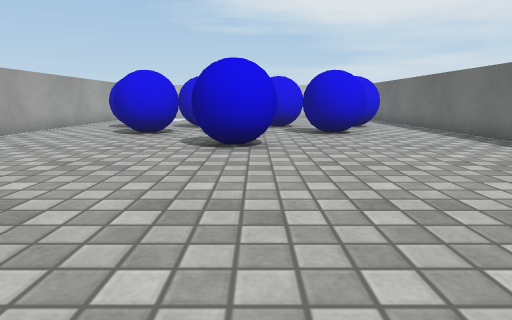
View 1 (above)

16 first-person views from a walk through a 3-D level made in the Unity game engine. The camera is 0.51 m above the floor, tilts 10° down and sees 75° across. The floor is counted in squares, 0.5 m on a side. Each view is taken from the middle of a square. On the plan, view 1 faces up. The plan holds only what a view shows up to about 13 squares ahead; the rest is blank. Surface patterns are stand-ins for the level's own textures.

View 2
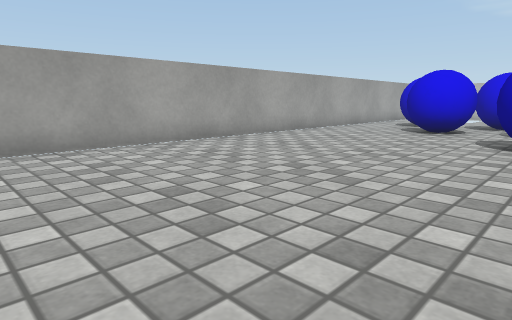

View 3
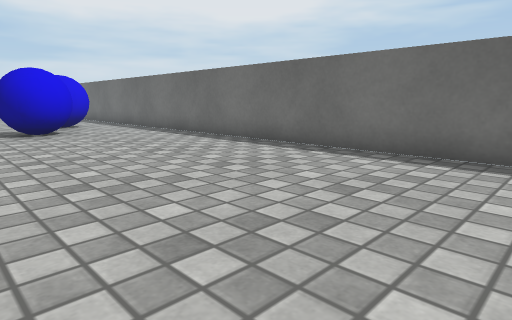

View 4
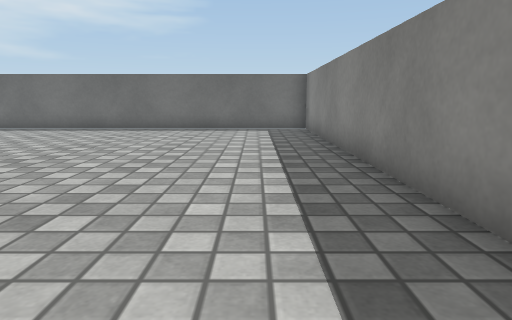

View 5
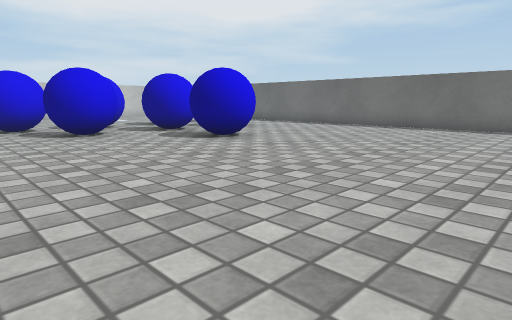

View 6
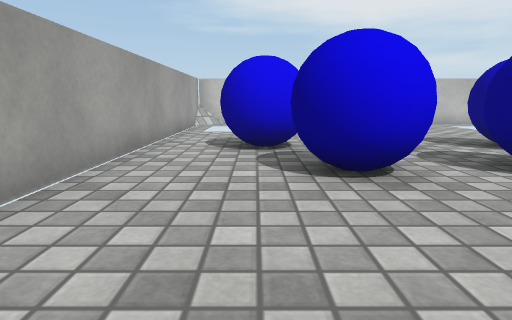

View 7
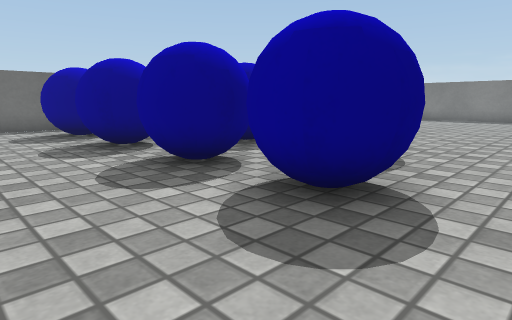

View 8
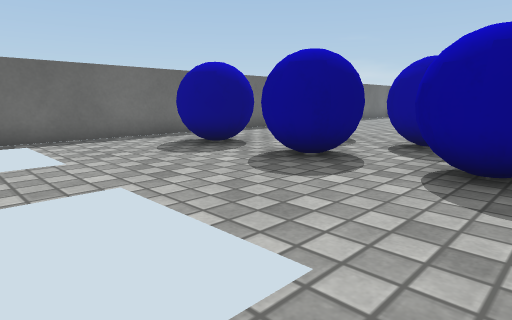

View 9
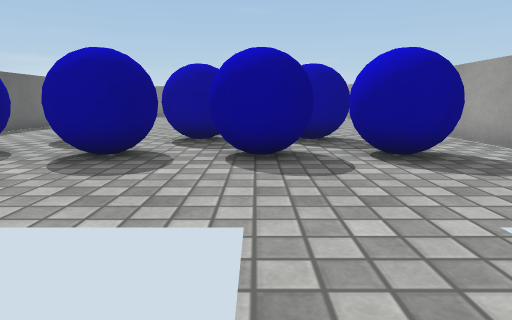

View 10
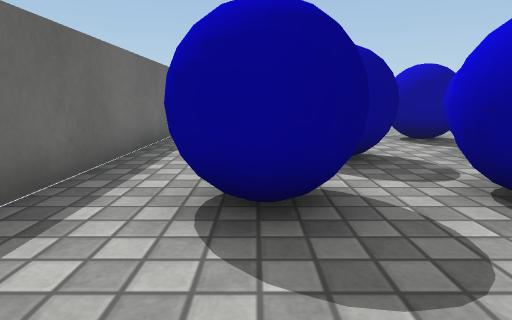

View 11
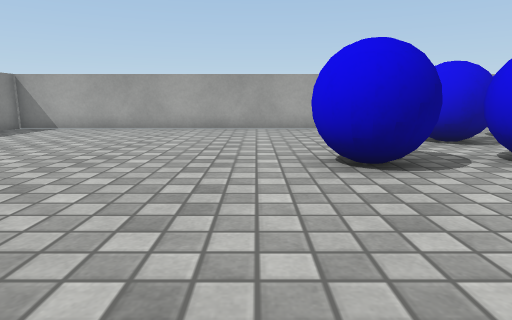

View 12
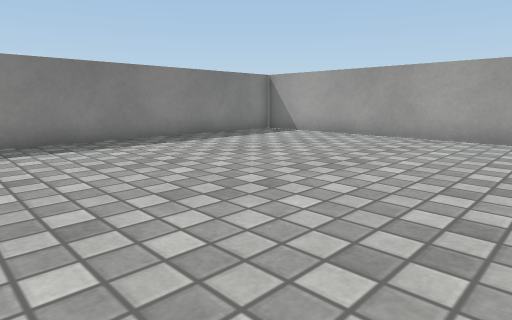

View 13
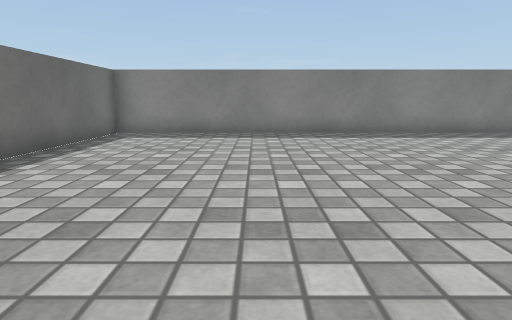

View 14
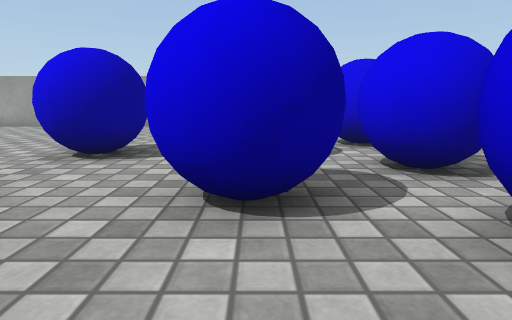

View 15
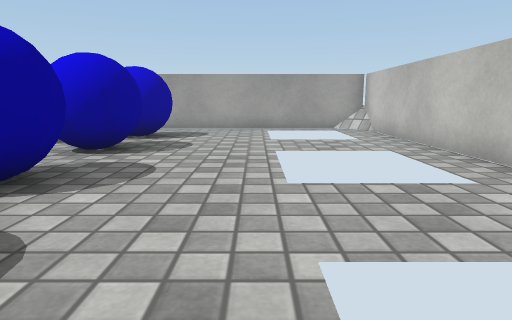

View 16
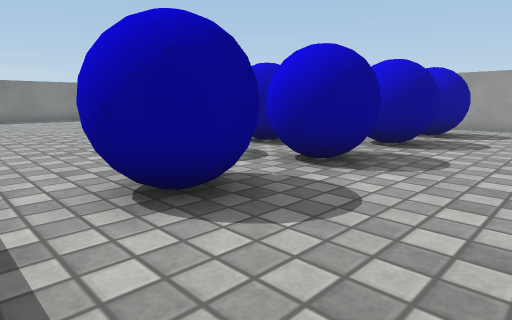

### Floor plan
Points are (right, up) in squares from view 1. A wall is a line through its corners. A room is listed if a view was taken in it or the views show most of it. See-through windows are left out.
Room 1 (views 1, 2, 3, 4, 5, 6, 7, 10, 11, 12, 13, 14, 15, 16)
walls: (-7.5, 19) (-7.5, -2.9) (6.5, -2.9) (6.5, 17.9)
ways out: opening at (-3, 18.5) to room 2; opening at (2, 18.5)
objects: other object (-6, 13) to (-4, 14); other object (-4, 10) to (-3, 12); other object (-3, 13) to (-1, 14); other object (-1, 7) to (0, 9); other object (-1, 10) to (0, 12); other object (0, 13) to (2, 14); other object (2, 10) to (3, 12); other object (3, 13) to (5, 14)
Room 2 (views 8, 9)
walls: (-0.1, 21) (-6, 21)
ways out: opening at (-3, 18.5) to room 1

Positions as (right, up) in squares from view 1, and headings:
1: (0, 0), facing up
2: (0, -1), facing up-left
3: (0, -1), facing up-right
4: (-6, -1), facing right
5: (-7, 0), facing up-right
6: (-5, 6), facing up
7: (-7, 17), facing down-right
8: (-3, 19), facing down-right
9: (-2, 20), facing down
10: (4, 17), facing down
11: (5, 6), facing left
12: (2, 6), facing down-left
13: (2, 8), facing down
14: (6, 11), facing left
15: (5, 17), facing left
16: (6, 17), facing down-left
